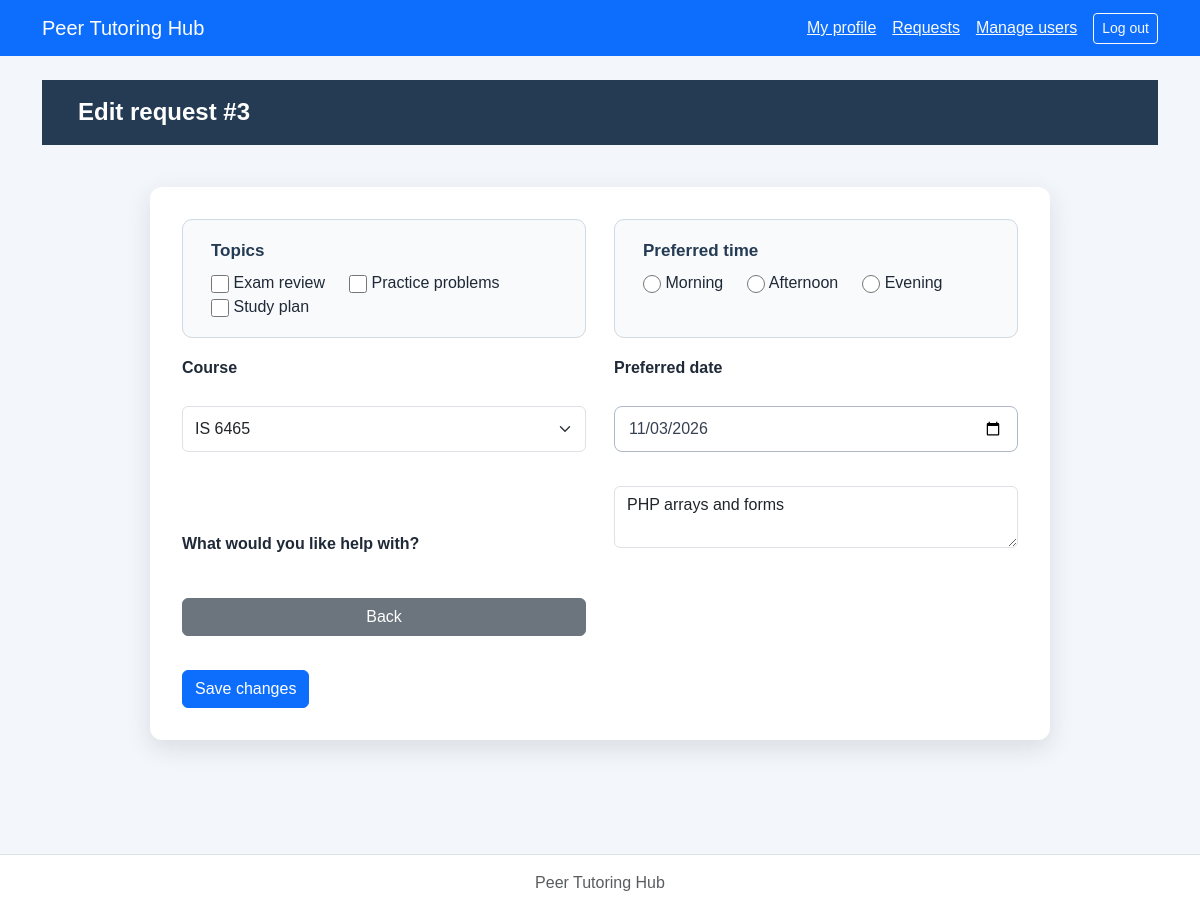
The page /php/edit-request.php?request_id=3 (signed in) on the database its author committed.
### tables this page shows
CREATE TABLE tutoring_requests (request_id INTEGER PRIMARY KEY, student_id INTEGER NOT NULL, course TEXT NOT NULL, topic TEXT NOT NULL, preferred_date TEXT NOT NULL, preferred_time TEXT NOT NULL, status TEXT NOT NULL DEFAULT 'Open' CHECK(status IN ('Open','Cancelled','Assigned','Completed')), created_at TEXT NOT NULL DEFAULT CURRENT_TIMESTAMP, FOREIGN KEY(student_id) REFERENCES students(student_id));

### repositories/userPDO.php (called while the page is built, shortened)
<?php
function findUserById(PDO $pdo, int $id)
{
    $stmt = $pdo->prepare('SELECT ' . USER_FIELDS . ' FROM users WHERE user_id = ?');
    $stmt->execute([$id]);
    return $stmt->fetch();
}

### includes/auth.php (called while the page is built, shortened)
<?php
require_once __DIR__ . '/../services/requestService.php';
function requireLogin(PDO $pdo): array
{
    $user = findUserById($pdo, $_SESSION['user_id']);
    return $user;
}

### repositories/requestPDO.php (called while the page is built, shortened)
<?php
function findRequest($pdo, $id, $ownerId = null) {
    $sql = 'SELECT r.*, COALESCE(u.full_name,s.student_name) AS student_name,
        COALESCE(u.email,s.student_email) AS student_email FROM tutoring_requests r
        JOIN students s ON r.student_id=s.student_id LEFT JOIN users u ON u.user_id=s.user_id WHERE r.request_id=?';
    $args = [$id];
    $stmt = $pdo->prepare($sql);
    $stmt->execute($args);
    return $stmt->fetch();
}

### services/requestService.php (called while the page is built, shortened)
<?php
require_once dirname(__DIR__).'/repositories/studentPDO.php';
require_once dirname(__DIR__).'/repositories/requestPDO.php';
function escapeHtml($v) {return htmlspecialchars((string)$v,ENT_QUOTES,'UTF-8');}
function decodeTopic($topic) {
    $v=json_decode($topic,true);
    return is_array($v)&&isset($v['reason'])&&is_array($v['topics']??null) ? $v : ['reason'=>$topic,'topics'=>[]];
}

### php/edit-request.php (the view, shortened to what this page needs)
<?php
require_once __DIR__ . '/../includes/auth.php';
$pdo = openDatabase();
$user = requireLogin($pdo);
$ownerId = $user['role'] === 'Student' ? (int)$user['user_id'] : null;
$id=filter_input(INPUT_GET,'request_id',FILTER_VALIDATE_INT);if(!$id||$id<1){http_response_code(400);exit('Invalid ID');}
$r=findRequest($pdo, $id, $ownerId);if(!$r){http_response_code(404);exit('Not found');}
$topic=decodeTopic($r['topic']);require __DIR__.'/../includes/header.php';require __DIR__.'/../includes/nav.php';?>
<main class="container py-4"><h1>Edit request #<?=$id?></h1>
<?php if($r['status']!=='Open'):?><p>Only Open requests may be edited.</p><?php else:?>
<form method="post" action="update-request.php"><?= csrfField() ?><input type="hidden" name="request_id" value="<?=$id?>">
<label class="form-label" for="course">Course</label><select class="form-select mb-3" id="course" name="course"><?php foreach(['IS 6465','IS 6495','IS 6570'] as $c):?><option value="<?=escapeHtml($c)?>" <?=$c===$r['course']?'selected':''?>><?=escapeHtml($c)?></option><?php endforeach;?></select>
<label class="form-label" for="reason">What would you like help with?</label><textarea class="form-control mb-3" id="reason" name="reason" minlength="10" maxlength="500" required><?=escapeHtml($topic['reason'])?></textarea>
<label class="form-label" for="preferreddate">Preferred date</label><input class="form-control mb-3" id="preferreddate" name="preferreddate" type="date" value="<?=escapeHtml($r['preferred_date'])?>" required>
<fieldset><legend>Topics</legend><?php foreach(['Exam review','Practice problems','Study plan'] as $t):?><label class="me-3"><input type="checkbox" name="topics[]" value="<?=escapeHtml($t)?>" <?=in_array($t,$topic['topics'],true)?'checked':''?>> <?=escapeHtml($t)?></label><?php endforeach;?></fieldset>
<fieldset><legend>Preferred time</legend><?php foreach(['Morning','Afternoon','Evening'] as $t):?><label class="me-3"><input type="radio" name="preferredtime" value="<?=$t?>" <?=$t===$r['preferred_time']?'checked':''?> required> <?=$t?></label><?php endforeach;?></fieldset>
<button class="btn btn-primary mt-3">Save changes</button> <a class="btn btn-secondary mt-3" href="request-details.php?request_id=<?=$id?>">Back</a></form><?php endif;?></main><?php require __DIR__.'/../includes/footer.php';?>

### css/styles.css (style rules this page uses)
* { box-sizing: border-box; }
body { margin: 0; min-height: 100vh; font-family: Arial, Helvetica, sans-serif; color: #1f2937; background-color: #f3f6fa; }
h1 { margin: 0; padding: 18px 36px; color: #ffffff; font-size: 24px; font-weight: 700; background-color: #243b53; }
main form { max-width: 900px; margin: 42px auto; padding: 32px; display: grid; grid-template-columns: 1fr 1fr; gap: 18px 28px; background-color: #ffffff; border-radius: 12px; box-shadow: 0 8px 24px rgba(31, 41, 55, 0.12); }
main form fieldset { min-width: 0; margin: 0; padding: 18px 20px; border: 1px solid #d1d9e2; border-radius: 10px; background-color: #f8fafc; }
main form fieldset:first-of-type { grid-column: 1; grid-row: 1; }
main form fieldset:nth-of-type(2) { grid-column: 2; grid-row: 1; }
main form legend { padding: 0 8px; color: #243b53; font-size: 17px; font-weight: 700; }
main form fieldset label { margin-left: 8px; font-size: 16px; font-weight: 400; cursor: pointer; }
main form input[type="checkbox"], main form input[type="radio"] { width: 18px; height: 18px; margin: 0; vertical-align: middle; accent-color: #d60000; cursor: pointer; }
main form label[for="course"] { grid-column: 1; grid-row: 2; }
main form #course { grid-column: 1; grid-row: 3; }
main form label[for="preferreddate"] { grid-column: 2; grid-row: 2; }
main form #preferreddate { grid-column: 2; grid-row: 3; }
main form > label { align-self: end; font-size: 16px; font-weight: 700; }
main form input:not([type="checkbox"]):not([type="radio"]), main form select, main form textarea { width: 100%; min-height: 46px; padding: 10px 14px; color: #374151; font: inherit; background-color: #ffffff; border: 1px solid #aeb8c5; border-radius: 8px; }
main form button { grid-column: 1 / -1; grid-row: 6; justify-self: start; margin-top: 8px; padding: 13px 26px; color: #ffffff; font-size: 16px; font-weight: 700; background-color: #d60000; border: 0; border-radius: 8px; cursor: pointer; }

### rows shown on the page
tutoring_requests: reason "PHP arrays and forms", preferreddate "11/03/2026", preferred_time "☐ Morning", preferred_time "☐ Afternoon", preferred_time "☐ Evening"

### other values the page prints
$id "3"
escapeHtml($t) "Exam review"
escapeHtml($t) "Practice problems"
escapeHtml($t) "Study plan"
$t "Morning"
$t "Afternoon"
$t "Evening"
form field course "IS 6465"
